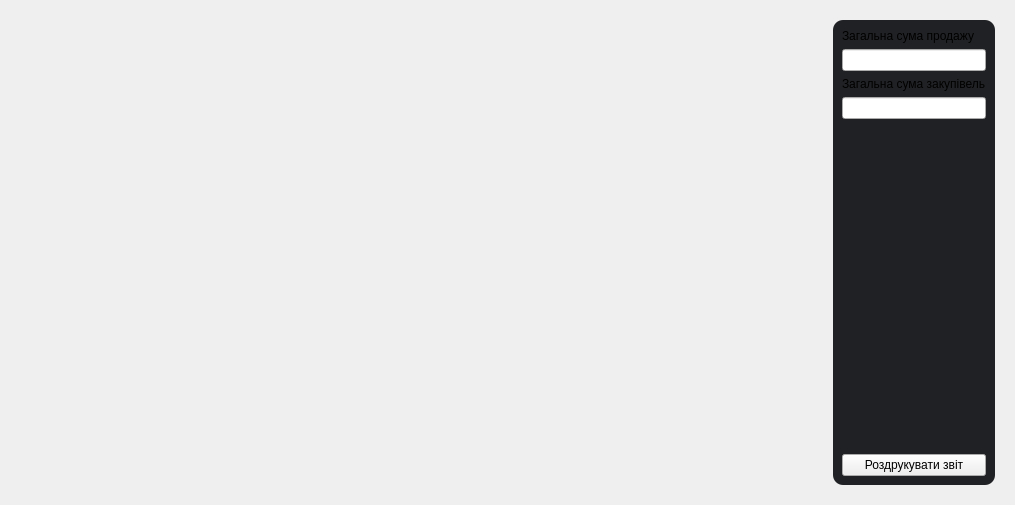
<?xml version="1.0" encoding="UTF-8"?>
<ui version="4.0">
 <class>MenuReport</class>
 <widget class="QWidget" name="MenuReport">
  <property name="geometry">
   <rect>
    <x>0</x>
    <y>0</y>
    <width>1015</width>
    <height>505</height>
   </rect>
  </property>
  <property name="windowTitle">
   <string>Form</string>
  </property>
  <property name="styleSheet">
   <string notr="true">QWidget#settingGraphics {
	border-radius: 10px;
	background-color: #202124;
}

QChartView {
	border-radius: 10px;
	background-color: #202124;
}</string>
  </property>
  <layout class="QHBoxLayout" name="horizontalLayout">
   <property name="spacing">
    <number>20</number>
   </property>
   <property name="leftMargin">
    <number>20</number>
   </property>
   <property name="topMargin">
    <number>20</number>
   </property>
   <property name="rightMargin">
    <number>20</number>
   </property>
   <property name="bottomMargin">
    <number>20</number>
   </property>
   <item>
    <widget class="QChartView" name="chartView" native="true">
     <property name="sizePolicy">
      <sizepolicy hsizetype="Expanding" vsizetype="Preferred">
       <horstretch>0</horstretch>
       <verstretch>0</verstretch>
      </sizepolicy>
     </property>
     <layout class="QVBoxLayout" name="verticalLayout"/>
    </widget>
   </item>
   <item>
    <widget class="QWidget" name="settingGraphics" native="true">
     <layout class="QVBoxLayout" name="verticalLayout_11">
      <item>
       <widget class="QLabel" name="label_4">
        <property name="sizePolicy">
         <sizepolicy hsizetype="Preferred" vsizetype="Preferred">
          <horstretch>0</horstretch>
          <verstretch>0</verstretch>
         </sizepolicy>
        </property>
        <property name="maximumSize">
         <size>
          <width>16777215</width>
          <height>16777215</height>
         </size>
        </property>
        <property name="text">
         <string>Загальна сума продажу</string>
        </property>
       </widget>
      </item>
      <item>
       <widget class="QLineEdit" name="salesSum">
        <property name="sizePolicy">
         <sizepolicy hsizetype="Preferred" vsizetype="Fixed">
          <horstretch>0</horstretch>
          <verstretch>0</verstretch>
         </sizepolicy>
        </property>
        <property name="readOnly">
         <bool>true</bool>
        </property>
       </widget>
      </item>
      <item>
       <widget class="QLabel" name="label_5">
        <property name="sizePolicy">
         <sizepolicy hsizetype="Preferred" vsizetype="Preferred">
          <horstretch>0</horstretch>
          <verstretch>0</verstretch>
         </sizepolicy>
        </property>
        <property name="maximumSize">
         <size>
          <width>16777215</width>
          <height>16777215</height>
         </size>
        </property>
        <property name="text">
         <string>Загальна сума закупівель</string>
        </property>
       </widget>
      </item>
      <item>
       <widget class="QLineEdit" name="buySum">
        <property name="sizePolicy">
         <sizepolicy hsizetype="Preferred" vsizetype="Fixed">
          <horstretch>0</horstretch>
          <verstretch>0</verstretch>
         </sizepolicy>
        </property>
        <property name="readOnly">
         <bool>true</bool>
        </property>
       </widget>
      </item>
      <item>
       <spacer name="verticalSpacer_8">
        <property name="orientation">
         <enum>Qt::Vertical</enum>
        </property>
        <property name="sizeHint" stdset="0">
         <size>
          <width>20</width>
          <height>346</height>
         </size>
        </property>
       </spacer>
      </item>
      <item>
       <widget class="QPushButton" name="buttonReportPrint">
        <property name="text">
         <string>Роздрукувати звіт</string>
        </property>
       </widget>
      </item>
     </layout>
    </widget>
   </item>
  </layout>
 </widget>
 <customwidgets>
  <customwidget>
   <class>QChartView</class>
   <extends>QWidget</extends>
   <header>QChartView</header>
   <container>1</container>
  </customwidget>
 </customwidgets>
 <resources/>
 <connections/>
</ui>
